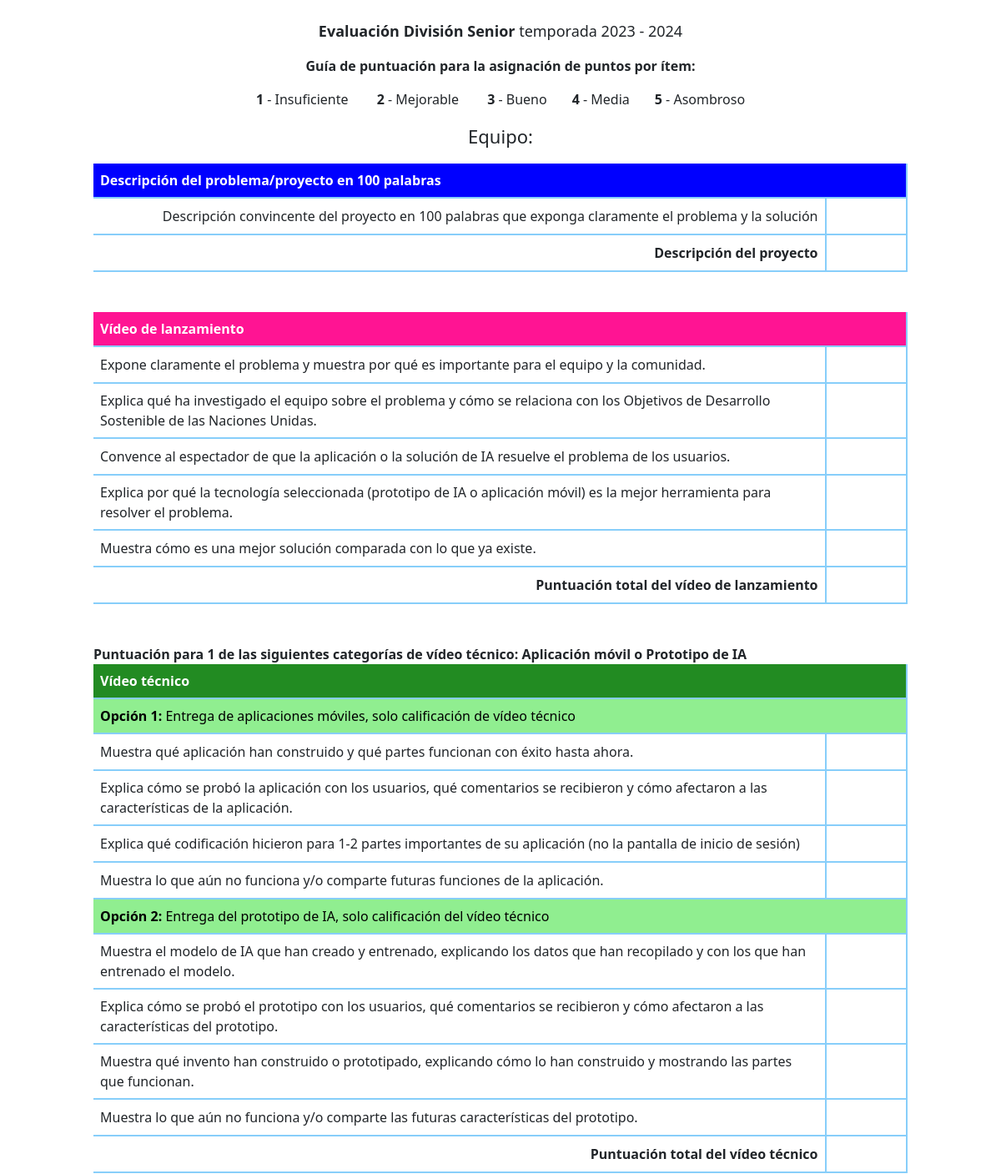
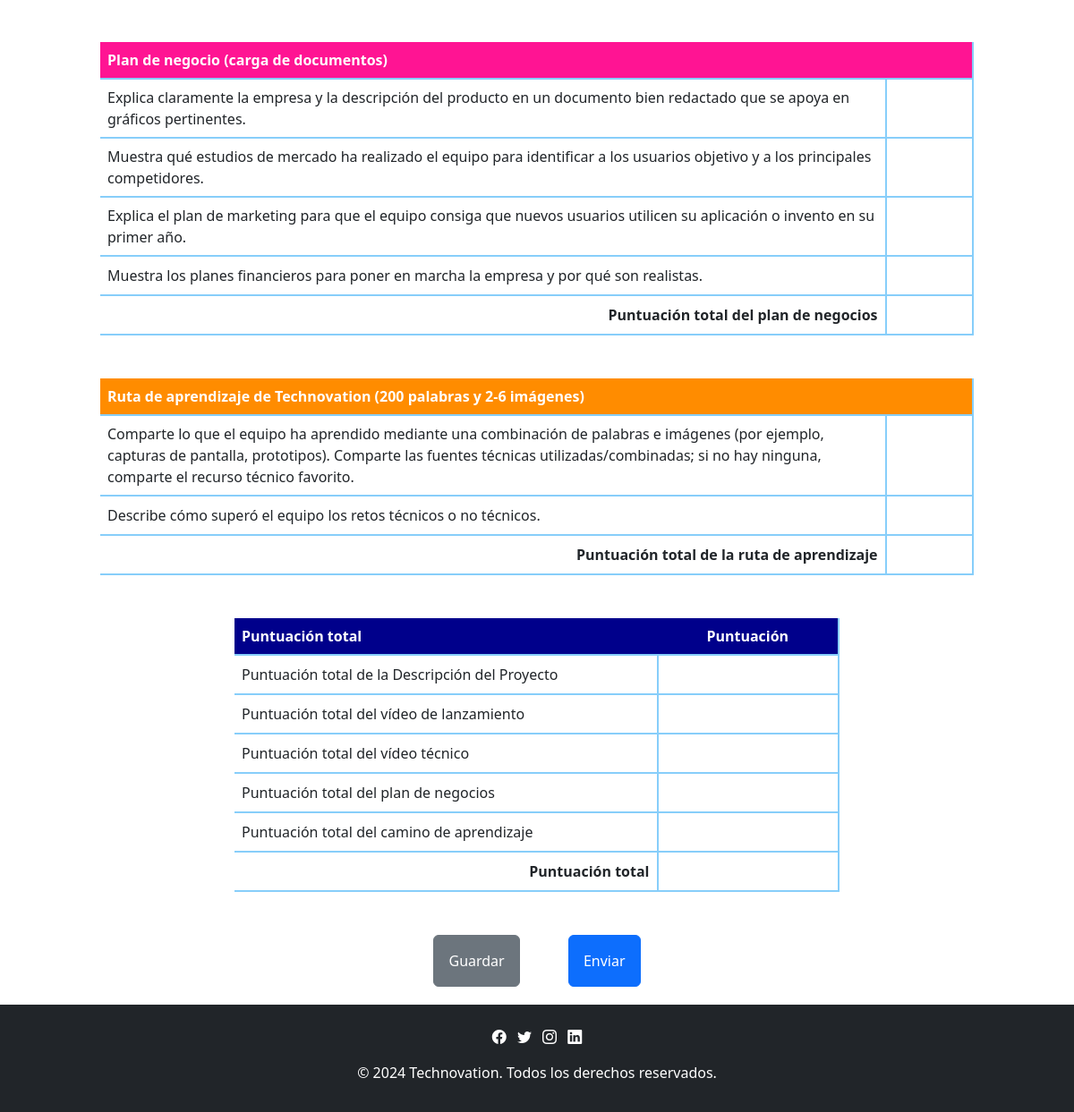
/juez/formulario-senior.php (signed in), run on the app's committed database (2 pictures, top to bottom).
### tables this page shows
CREATE TABLE items_senior (
   id_item INT PRIMARY KEY AUTO_INCREMENT,
   descripcion TEXT,
   id_categoria INT,
   FOREIGN KEY (id_categoria) REFERENCES categorias_senior(id_categoria)
);

### juez/scripts/informacion-categorias-senior.php (called while the page is built)
<?php
$sql_categorias = "SELECT nombre FROM categorias_senior";
$resultado_categorias = $conn->query($sql_categorias);
if ($resultado_categorias->num_rows > 0) {
    $categorias_nombre = array();
    while ($fila_categoria = $resultado_categorias->fetch_assoc()) {
        $categorias_nombre[] = $fila_categoria['nombre'];
    }
} else {
    echo "No se encontraron categorías.";
    exit();
}
$sql_items_1 = "SELECT * FROM items_senior WHERE id_categoria = 1";
$items_categoria1 = $conn->query($sql_items_1);
$sql_items_2 = "SELECT * FROM items_senior WHERE id_categoria = 2";
$items_categoria2 = $conn->query($sql_items_2);
$sql_items_3 = "SELECT * FROM items_senior WHERE id_categoria = 3";
$items_categoria3 = $conn->query($sql_items_3);
$sql_items_4 = "SELECT * FROM items_senior WHERE id_categoria = 4";
$items_categoria4 = $conn->query($sql_items_4);
$sql_items_5 = "SELECT * FROM items_senior WHERE id_categoria = 5";
$items_categoria5 = $conn->query($sql_items_5);
?>

### juez/formulario-senior.php (the view, shortened to what this page needs)
<?php
include "../archivos/conexion.php";
include "scripts/informacion-categorias-senior.php";
$equipo = null;
?>
<!DOCTYPE html>
<html lang="es">
  <head>
    <link rel="stylesheet" href="https://cdn.jsdelivr.net/npm/bootstrap-icons@1.11.3/font/bootstrap-icons.min.css">
    <link href="https://cdn.jsdelivr.net/npm/bootstrap@5.3.3/dist/css/bootstrap.min.css" rel="stylesheet">
  </head>
  <body>
    <div class="contenedor" id="contenedorFormularioSenior">
     <div id="content" class="text-center mt-4">
        <p style="font-size: 18px;"><b>Evaluación División Senior</b> temporada 2023 - 2024</p>
        <p><b>Guía de puntuación para la asignación de puntos por ítem:</b></p>
        <p><b>1</b> - Insuficiente <span style="margin-left: 30px;"><b>2</b> - Mejorable </span> <span style="margin-left: 30px;"><b>3</b> - Bueno</span><span style="margin-left: 30px;"><b>4</b> - Media</span><span style="margin-left: 30px;"><b>5</b> - Asombroso</span></p>
        <p class="mt-2" style="font-size: 22px;">Equipo: <strong><?=$equipo['nombre_equipo']?></strong></p>
    </div>
  <div>
    <form id="formPuntuaciones">
    <div class="container mt-2">
        <table>
            <thead>
                <tr>
                    <th colspan="3" class="titulo" style="background-color: blue;"><?=$categorias_nombre[0]; ?></th>
                </tr>
            </thead>
            <tbody>
              <?php
                 while ($descripcion_item1 = $items_categoria1->fetch_assoc()):
                 ?>
                <tr>
                    <td class="descripcion" colspan="2" style="text-align: right;"><?= $descripcion_item1['descripcion']; ?></td>
                    <td class="puntuacion"><input type="text" class="centrado item-puntuacion" data-categoria="categoria1" id="<?= $descripcion_item1['id_item']; ?>"></td>
                </tr>
                <?php endwhile ?>
                <tr>
                    <td class="descripcion" colspan="2" style="text-align: right;"><b>Descripción del proyecto</b></td>
                    <td class="puntuacion"><input type="text" class="centrado puntuacion-automatica" data-categoria="categoria1" readonly></td>
                </tr>
            </tbody>
        </table>
    </div>
        <div class="container mt-5">
        <table>
            <thead>
                <tr>
                    <th colspan="3" class="titulo" style="background-color: deeppink;"><?=$categorias_nombre[1]; ?></th>
                </tr>
            </thead>
            <tbody>
                 <?php
                 while ($descripcion_item2 = $items_categoria2->fetch_assoc()):
                 ?>
                <tr>
                    <td class="descripcion" colspan="2"><?= $descripcion_item2['descripcion']; ?></td>
                    <td class="puntuacion"><input type="text" class="centrado item-puntuacion" data-categoria="categoria2"  id="<?= $descripcion_item2['id_item']; ?>"></td>
                </tr>
                <?php endwhile ?>
                <tr>
                    <td class="descripcion" colspan="2" style="text-align: right;"><b>Puntuación total del vídeo de lanzamiento</b></td>
                    <td class="puntuacion"><input type="text" class="centrado puntuacion-automatica" data-categoria="categoria2" readonly></td>
                </tr>
            </tbody>
        </table>
    </div>
<div class="container mt-5">
    <p style="margin-bottom: 0px;"><b>Puntuación para 1 de las siguientes categorías de vídeo técnico: Aplicación móvil o Prototipo de IA</b></p>
    <table>
        <thead>
            <tr>
                <th colspan="3" class="titulo" style="background-color: forestgreen;"><?=$categorias_nombre[2]; ?></th>
            </tr>
            <tr>
                <th colspan="3" class="titulo" style="background-color: lightgreen; color: black; font-weight: normal;"><b>Opción 1:</b> Entrega de aplicaciones móviles, solo calificación de vídeo técnico</th>
            </tr>
        </thead>
        <tbody>
            <?php
            $i = 0;
            while ($descripcion_item3 = $items_categoria3->fetch_assoc()):
                $i++;
                ?>
                <tr>
                    <td class="descripcion" colspan="2"><?= $descripcion_item3['descripcion']; ?></td>
                    <td class="puntuacion">
                        <input type="text" class="centrado especial item-puntuacion" data-categoria="categoria3" id="<?= $descripcion_item3['id_item']; ?>" data-especial="true">
                    </td>
                </tr>
                <?php if ($i == 4): ?>
                <tr>
                    <td colspan="3" class="descripcion" style="background-color: lightgreen; color: black;"><b>Opción 2:</b> Entrega del prototipo de IA, solo calificación del vídeo técnico</td>
                </tr>
                <?php endif; ?>
            <?php endwhile ?>
            <tr>
                <td class="descripcion" colspan="2" style="text-align: right;"><b>Puntuación total del vídeo técnico</b></td>
                <td class="puntuacion"><input type="text" class="centrado puntuacion-automatica" data-categoria="categoria3" readonly></td>
            </tr>
        </tbody>
    </table>
</div>
       <div class="container mt-5">
        <table>
            <thead>
                <tr>
                    <th colspan="3" class="titulo" style="background-color: deeppink;"><?=$categorias_nombre[3]; ?></th>
                </tr>
            </thead>
            <tbody>
                <?php
                 while ($descripcion_item4 = $items_categoria4->fetch_assoc()):
                 ?>
                <tr>
                    <td class="descripcion" colspan="2"><?= $descripcion_item4['descripcion']; ?></td>
                    <td class="puntuacion"><input type="text" class="centrado item-puntuacion" data-categoria="categoria4" id="<?= $descripcion_item4['id_item']; ?>"></td>
                </tr>
                 <?php endwhile ?>
                <tr>
                    <td class="descripcion" colspan="2" style="text-align: right;"><b>Puntuación total del plan de negocios</b></td>
                    <td class="puntuacion"><input type="text" class="centrado puntuacion-automatica" data-categoria="categoria4" readonly></td>
                </tr>
            </tbody>
        </table>
    </div>
      <div class="container mt-5">
        <table>
            <thead>
                <tr>
                    <th colspan="3" class="titulo" style="background-color: darkorange;"><?=$categorias_nombre[4]; ?></th>
                </tr>
            </thead>
            <tbody>
                <?php
                 while ($descripcion_item5 = $items_categoria5->fetch_assoc()):
                 ?>
                <tr>
                    <td class="descripcion" colspan="2"><?= $descripcion_item5['descripcion']; ?></td>
                    <td class="puntuacion"><input type="text" class="centrado item-puntuacion" data-categoria="categoria5" id="<?= $descripcion_item5['id_item']; ?>"></td>
                </tr>
                 <?php endwhile ?>
                <tr>
                    <td class="descripcion" colspan="2" style="text-align: right;"><b>Puntuación total de la ruta de aprendizaje</b></td>
                    <td class="puntuacion"><input type="text" class="centrado puntuacion-automatica" data-categoria="categoria5" readonly></td>
                </tr>
            </tbody>
        </table>
    </div>
      <div class="container mt-5" style="max-width: 700px;">
        <table>
            <thead>
                <tr>
                    <th colspan="2" class="titulo" style="background-color: darkblue;">Puntuación total</th>
                    <th colspan="1" class="titulo text-center" style="background-color: darkblue;">Puntuación</th>
                </tr>
            </thead>
            <tbody>
                <tr>
                    <td class="descripcion" colspan="2" style="width: 70%">Puntuación total de la Descripción del Proyecto</td>
                    <td class="puntuacion" style="width: 30%"><input type="text" class="centrado puntuacion-automatica" data-categoria="categoria1" id="totalCategoria1" readonly></td>
                </tr>
                <tr>
                    <td class="descripcion" colspan="2" style="width: 70%">Puntuación total del vídeo de lanzamiento</td>
                    <td class="puntuacion" style="width: 30%"><input type="text" class="centrado puntuacion-automatica" data-categoria="categoria2" id="totalCategoria2" readonly></td>
                </tr>
                <tr>
                    <td class="descripcion" colspan="2" style="width: 70%">Puntuación total del vídeo técnico</td>
                    <td class="puntuacion" style="width: 30%"><input type="text" class="centrado puntuacion-automatica" data-categoria="categoria3" id="totalCategoria3" readonly></td>
                </tr>
                <tr>
                    <td class="descripcion" colspan="2" style="width: 70%">Puntuación total del plan de negocios</td>
                    <td class="puntuacion" style="width: 30%"><input type="text" class="centrado puntuacion-automatica" data-categoria="categoria4" id="totalCategoria4" readonly></td>
                </tr>
                <tr>
                    <td class="descripcion" colspan="2" style="width: 70%">Puntuación total del camino de aprendizaje</td>
                    <td class="puntuacion" style="width: 30%"><input type="text" class="centrado puntuacion-automatica" data-categoria="categoria5" id="totalCategoria5" readonly></td>
                </tr>
                <tr>
                    <td class="descripcion" colspan="2" style="text-align: right;"><b>Puntuación total</b></td>
                    <td class="puntuacion"><input type="text" class="centrado puntuacion-automatica general" id="totalGeneral"  readonly></td>
                </tr>
            </tbody>
        </table>
          <div class="text-center mt-5">
            <button class="btn btn-secondary py-3 px-3" id="btnGuardar" data-equipo="<?=$id_equipo?>" data-division="Senior">Guardar</button>
            <button class="btn btn-primary py-3 px-3" style="margin-left: 50px;" id="btnEnviar" data-equipo="<?=$id_equipo?>" data-division="Senior" >Enviar</button>
          </div>
    </div>
  </form>
</div>
<footer class="footer bg-dark text-white py-4">
  <div class="container">
    <div class="row">
      <div class="text-center">
        <ul class="list-inline">
          <li class="list-inline-item"><a href="#"><i class="bi bi-facebook text-white"></i></a></li>
          <li class="list-inline-item"><a href="#"><i class="bi bi-twitter text-white"></i></a></li>
          <li class="list-inline-item"><a href="#"><i class="bi bi-instagram text-white"></i></a></li>
          <li class="list-inline-item"><a href="#"><i class="bi bi-linkedin text-white"></i></a></li>
        </ul>
      </div>
      <div class="text-center">
        <p class="text-sm text-center">© 2024 Technovation. Todos los derechos reservados.</p>
      </div>
    </div>
  </div>
</footer>
</div>
</body>
</html>

### juez/formulario-senior.php (style rules this page uses)
.contenedor { width: 100%; height: 100%; }
.container { margin: 0 auto; max-width: 1000px; }
html { position: relative; min-height: 100%; }
body { margin-bottom: 140px; }
footer { position: absolute; bottom: 0; width: 100%; height: 120px; background-color: #343a40; color: white; }
table { border-collapse: collapse; border-right: 2px solid #87CEFA; width: 100%; }
th, td { border-right: 2px solid #87CEFA; border-bottom: 2px solid #87CEFA; padding: 8px; }
th.titulo { color: white; font-weight: bold; }
td.descripcion { width: 90%; }
td.puntuacion { width: 10%; }
th.titulo:first-child, td.descripcion:first-child { border-left: none; }
th, td:last-child { border-right: none; }
input.centrado { border: none; background: none; text-align: center; width: 100%; }

### data on the page
items_senior: descripcion "Descripción convincente del proyecto en 100 palabras que exponga claramente el problema y la solución"
items_senior: descripcion "Expone claramente el problema y muestra por qué es importante para el equipo y la comunidad."
items_senior: descripcion "Explica qué ha investigado el equipo sobre el problema y cómo se relaciona con los Objetivos de Desarrollo Sostenible de las Naciones Unidas."
items_senior: descripcion "Convence al espectador de que la aplicación o la solución de IA resuelve el problema de los usuarios."
items_senior: descripcion "Explica por qué la tecnología seleccionada (prototipo de IA o aplicación móvil) es la mejor herramienta para resolver el problema."
items_senior: descripcion "Muestra cómo es una mejor solución comparada con lo que ya existe."
items_senior: descripcion "Muestra qué aplicación han construido y qué partes funcionan con éxito hasta ahora."
items_senior: descripcion "Explica cómo se probó la aplicación con los usuarios, qué comentarios se recibieron y cómo afectaron a las características de la aplicación."
items_senior: descripcion "Explica qué codificación hicieron para 1-2 partes importantes de su aplicación (no la pantalla de inicio de sesión)"
items_senior: descripcion "Muestra lo que aún no funciona y/o comparte futuras funciones de la aplicación.", shows "Opción 2:"
items_senior: descripcion "Muestra el modelo de IA que han creado y entrenado, explicando los datos que han recopilado y con los que han entrenado el modelo."
items_senior: descripcion "Explica cómo se probó el prototipo con los usuarios, qué comentarios se recibieron y cómo afectaron a las características del prototipo."
items_senior: descripcion "Muestra qué invento han construido o prototipado, explicando cómo lo han construido y mostrando las partes que funcionan."
items_senior: descripcion "Muestra lo que aún no funciona y/o comparte las futuras características del prototipo."
items_senior: descripcion "Explica claramente la empresa y la descripción del producto en un documento bien redactado que se apoya en gráficos pertinentes."
items_senior: descripcion "Muestra qué estudios de mercado ha realizado el equipo para identificar a los usuarios objetivo y a los principales competidores."
items_senior: descripcion "Explica el plan de marketing para que el equipo consiga que nuevos usuarios utilicen su aplicación o invento en su primer año."
items_senior: descripcion "Muestra los planes financieros para poner en marcha la empresa y por qué son realistas."
items_senior: descripcion "Comparte lo que el equipo ha aprendido mediante una combinación de palabras e imágenes (por ejemplo, capturas de pantalla, prototipos). Comparte las fuentes técnicas utilizadas/combinadas; si no hay ninguna, comparte el recurso técnico favorito."
items_senior: descripcion "Describe cómo superó el equipo los retos técnicos o no técnicos."

### other printed values
$categorias_nombre[0] "Descripción del problema/proyecto en 100 palabras"
$categorias_nombre[1] "Vídeo de lanzamiento"
$categorias_nombre[2] "Vídeo técnico"
$categorias_nombre[3] "Plan de negocio (carga de documentos)"
$categorias_nombre[4] "Ruta de aprendizaje de Technovation (200 palabras y 2-6 imágenes)"
